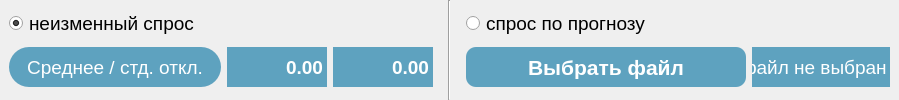
            <widget class="QWidget" name="tab">
             <attribute name="title">
              <string>Прогноз</string>
             </attribute>
             <layout class="QHBoxLayout" name="horizontalLayout_9">
              <property name="leftMargin">
               <number>0</number>
              </property>
              <property name="topMargin">
               <number>0</number>
              </property>
              <property name="rightMargin">
               <number>0</number>
              </property>
              <property name="bottomMargin">
               <number>0</number>
              </property>
              <item>
               <layout class="QHBoxLayout" name="horizontalLayout_8" stretch="1,0,1">
                <item>
                 <widget class="QWidget" name="widget_8" native="true">
                  <layout class="QVBoxLayout" name="verticalLayout_5">
                   <item>
                    <widget class="QRadioButton" name="statRadioButton">
                     <property name="font">
                      <font>
                       <family>Arial</family>
                       <pointsize>14</pointsize>
                      </font>
                     </property>
                     <property name="text">
                      <string>неизменный спрос</string>
                     </property>
                     <property name="checked">
                      <bool>true</bool>
                     </property>
                    </widget>
                   </item>
                   <item>
                    <widget class="QWidget" name="widget_11" native="true">
                     <layout class="QVBoxLayout" name="verticalLayout_7">
                      <property name="leftMargin">
                       <number>0</number>
                      </property>
                      <property name="topMargin">
                       <number>0</number>
                      </property>
                      <property name="rightMargin">
                       <number>0</number>
                      </property>
                      <property name="bottomMargin">
                       <number>0</number>
                      </property>
                      <item>
                       <layout class="QHBoxLayout" name="horizontalLayout_13">
                        <item>
                         <widget class="QLabel" name="label_6">
                          <property name="sizePolicy">
                           <sizepolicy hsizetype="Preferred" vsizetype="Fixed">
                            <horstretch>0</horstretch>
                            <verstretch>0</verstretch>
                           </sizepolicy>
                          </property>
                          <property name="minimumSize">
                           <size>
                            <width>0</width>
                            <height>40</height>
                           </size>
                          </property>
                          <property name="font">
                           <font>
                            <family>Arial</family>
                            <pointsize>14</pointsize>
                            <italic>false</italic>
                           </font>
                          </property>
                          <property name="styleSheet">
                           <string notr="true">QLabel {
     border: none;
	height: 40px;
     border-radius: 20px;
	background-color: #5EA2BF;
	color: white;
 }
QLabel:disabled
{
     border: none;
	background-color: rgb(122, 155, 176);
	color: rgb(194, 194, 194);
}</string>
                          </property>
                          <property name="text">
                           <string>Среднее / стд. откл.</string>
                          </property>
                          <property name="alignment">
                           <set>Qt::AlignCenter</set>
                          </property>
                          <property name="margin">
                           <number>10</number>
                          </property>
                         </widget>
                        </item>
                        <item>
                         <widget class="QDoubleSpinBox" name="meanEdit">
                          <property name="sizePolicy">
                           <sizepolicy hsizetype="Fixed" vsizetype="Fixed">
                            <horstretch>0</horstretch>
                            <verstretch>0</verstretch>
                           </sizepolicy>
                          </property>
                          <property name="minimumSize">
                           <size>
                            <width>100</width>
                            <height>40</height>
                           </size>
                          </property>
                          <property name="font">
                           <font>
                            <family>Arial</family>
                            <pointsize>14</pointsize>
                            <weight>75</weight>
                            <bold>true</bold>
                           </font>
                          </property>
                          <property name="focusPolicy">
                           <enum>Qt::ClickFocus</enum>
                          </property>
                          <property name="styleSheet">
                           <string notr="true">QDoubleSpinBox
{
     border: none;
	background-color: #5EA2BF;
	color: white;
}
QDoubleSpinBox:disabled
{
     border: none;
	background-color: rgb(122, 155, 176);
	color: rgb(194, 194, 194);
}</string>
                          </property>
                          <property name="wrapping">
                           <bool>false</bool>
                          </property>
                          <property name="frame">
                           <bool>false</bool>
                          </property>
                          <property name="alignment">
                           <set>Qt::AlignRight|Qt::AlignTrailing|Qt::AlignVCenter</set>
                          </property>
                          <property name="buttonSymbols">
                           <enum>QAbstractSpinBox::NoButtons</enum>
                          </property>
                          <property name="accelerated">
                           <bool>false</bool>
                          </property>
                          <property name="keyboardTracking">
                           <bool>false</bool>
                          </property>
                          <property name="showGroupSeparator" stdset="0">
                           <bool>false</bool>
                          </property>
                          <property name="maximum">
                           <double>1000000.000000000000000</double>
                          </property>
                         </widget>
                        </item>
                        <item>
                         <widget class="QDoubleSpinBox" name="sigmaEdit">
                          <property name="enabled">
                           <bool>true</bool>
                          </property>
                          <property name="sizePolicy">
                           <sizepolicy hsizetype="Fixed" vsizetype="Fixed">
                            <horstretch>0</horstretch>
                            <verstretch>0</verstretch>
                           </sizepolicy>
                          </property>
                          <property name="minimumSize">
                           <size>
                            <width>100</width>
                            <height>40</height>
                           </size>
                          </property>
                          <property name="font">
                           <font>
                            <family>Arial</family>
                            <pointsize>14</pointsize>
                            <weight>75</weight>
                            <bold>true</bold>
                           </font>
                          </property>
                          <property name="focusPolicy">
                           <enum>Qt::ClickFocus</enum>
                          </property>
                          <property name="styleSheet">
                           <string notr="true">QDoubleSpinBox
{
     border: none;
	background-color: #5EA2BF;
	color: white;
}
QDoubleSpinBox:disabled
{
     border: none;
	background-color: rgb(122, 155, 176);
	color: rgb(194, 194, 194);
}
</string>
                          </property>
                          <property name="wrapping">
                           <bool>false</bool>
                          </property>
                          <property name="frame">
                           <bool>false</bool>
                          </property>
                          <property name="alignment">
                           <set>Qt::AlignRight|Qt::AlignTrailing|Qt::AlignVCenter</set>
                          </property>
                          <property name="buttonSymbols">
                           <enum>QAbstractSpinBox::NoButtons</enum>
                          </property>
                          <property name="accelerated">
                           <bool>false</bool>
                          </property>
                          <property name="keyboardTracking">
                           <bool>false</bool>
                          </property>
                          <property name="showGroupSeparator" stdset="0">
                           <bool>false</bool>
                          </property>
                          <property name="maximum">
                           <double>1000000.000000000000000</double>
                          </property>
                         </widget>
                        </item>
                       </layout>
                      </item>
                     </layout>
                    </widget>
                   </item>
                  </layout>
                 </widget>
                </item>
                <item>
                 <widget class="Line" name="line">
                  <property name="orientation">
                   <enum>Qt::Vertical</enum>
                  </property>
                 </widget>
                </item>
                <item>
                 <widget class="QWidget" name="widget_9" native="true">
                  <property name="enabled">
                   <bool>true</bool>
                  </property>
                  <property name="sizePolicy">
                   <sizepolicy hsizetype="Preferred" vsizetype="Preferred">
                    <horstretch>0</horstretch>
                    <verstretch>0</verstretch>
                   </sizepolicy>
                  </property>
                  <property name="minimumSize">
                   <size>
                    <width>0</width>
                    <height>100</height>
                   </size>
                  </property>
                  <layout class="QVBoxLayout" name="verticalLayout_4">
                   <item>
                    <widget class="QRadioButton" name="noStatRadioButton">
                     <property name="font">
                      <font>
                       <family>Arial</family>
                       <pointsize>14</pointsize>
                      </font>
                     </property>
                     <property name="text">
                      <string>спрос по прогнозу</string>
                     </property>
                    </widget>
                   </item>
                   <item>
                    <widget class="QWidget" name="widget_10" native="true">
                     <property name="enabled">
                      <bool>true</bool>
                     </property>
                     <property name="sizePolicy">
                      <sizepolicy hsizetype="Preferred" vsizetype="Preferred">
                       <horstretch>0</horstretch>
                       <verstretch>0</verstretch>
                      </sizepolicy>
                     </property>
                     <property name="minimumSize">
                      <size>
                       <width>0</width>
                       <height>0</height>
                      </size>
                     </property>
                     <layout class="QVBoxLayout" name="verticalLayout_6" stretch="0">
                      <property name="leftMargin">
                       <number>0</number>
                      </property>
                      <property name="topMargin">
                       <number>0</number>
                      </property>
                      <property name="rightMargin">
                       <number>0</number>
                      </property>
                      <property name="bottomMargin">
                       <number>0</number>
                      </property>
                      <item>
                       <layout class="QHBoxLayout" name="horizontalLayout_12">
                        <item>
                         <widget class="QPushButton" name="chooseFileButton">
                          <property name="enabled">
                           <bool>true</bool>
                          </property>
                          <property name="minimumSize">
                           <size>
                            <width>280</width>
                            <height>30</height>
                           </size>
                          </property>
                          <property name="maximumSize">
                           <size>
                            <width>200</width>
                            <height>16777215</height>
                           </size>
                          </property>
                          <property name="font">
                           <font>
                            <family>Arial</family>
                            <pointsize>16</pointsize>
                            <weight>75</weight>
                            <bold>true</bold>
                           </font>
                          </property>
                          <property name="styleSheet">
                           <string notr="true">QPushButton {
     border: none;
	height: 40px;
     border-radius: 10px;
	background-color: #5EA2BF;
	color: white;
 }
 QPushButton:pressed {
     border: 2px solid rgb(73, 127, 152);
	background-color: rgb(97, 168, 202);
 }
 QPushButton:disabled {
	color: rgb(194, 194, 194);
	background-color: rgb(122, 155, 176);
 }</string>
                          </property>
                          <property name="text">
                           <string comment="ава" extracomment="ввв">Выбрать файл</string>
                          </property>
                         </widget>
                        </item>
                        <item>
                         <widget class="QLineEdit" name="chooseFileText">
                          <property name="enabled">
                           <bool>true</bool>
                          </property>
                          <property name="minimumSize">
                           <size>
                            <width>0</width>
                            <height>40</height>
                           </size>
                          </property>
                          <property name="font">
                           <font>
                            <family>Arial</family>
                            <pointsize>14</pointsize>
                           </font>
                          </property>
                          <property name="styleSheet">
                           <string notr="true">QLineEdit
{
     border: none;
	background-color: #5EA2BF;
	color: white;
}
QLineEdit:disabled
{
     border: none;
	background-color: rgb(122, 155, 176);
	color: rgb(194, 194, 194);
}
</string>
                          </property>
                          <property name="text">
                           <string>файл не выбран</string>
                          </property>
                          <property name="readOnly">
                           <bool>true</bool>
                          </property>
                         </widget>
                        </item>
                       </layout>
                      </item>
                     </layout>
                    </widget>
                   </item>
                  </layout>
                 </widget>
                </item>
               </layout>
              </item>
             </layout>
            </widget>
